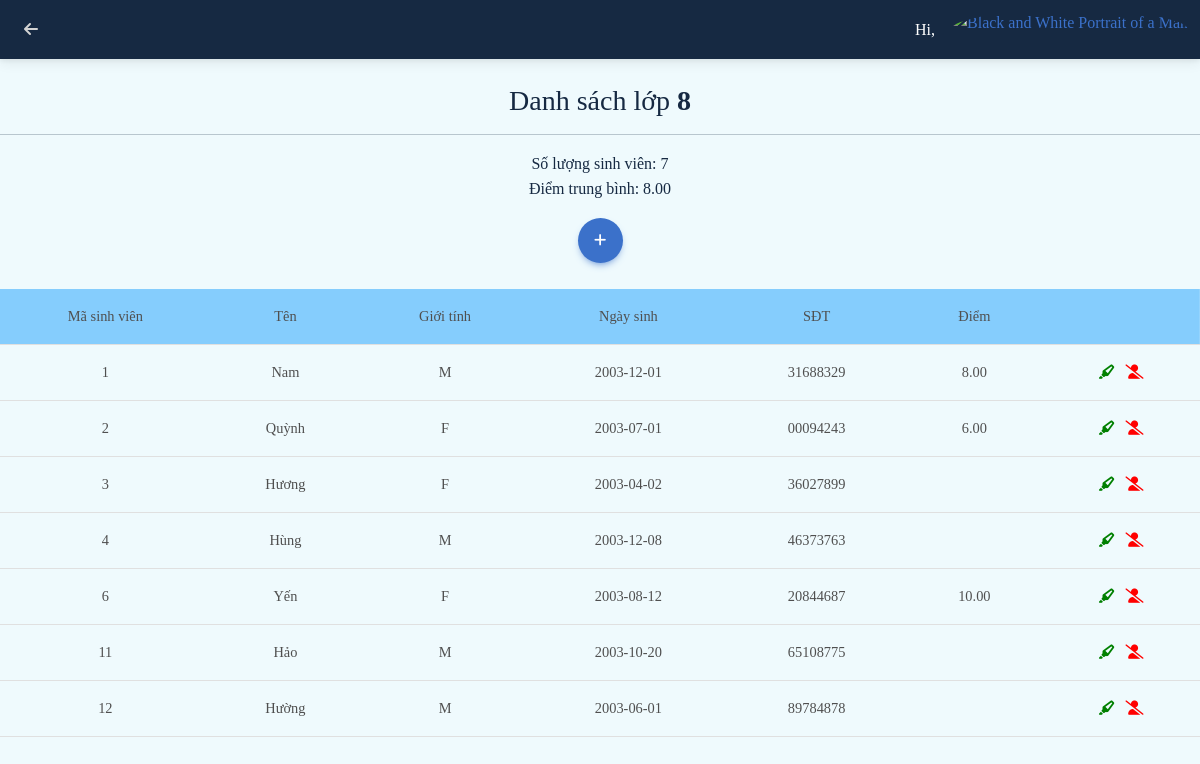
The app's page /viewclass.php?id=8 with its own data.
### tables this page shows
CREATE TABLE `student_class` (
  `id_student` int(11) DEFAULT NULL,
  `id_class` int(11) DEFAULT NULL,
  `mark` decimal(10,2) DEFAULT NULL
);

CREATE TABLE `student` (
  `id` int(11) NOT NULL,
  `name` varchar(30) DEFAULT NULL,
  `gender` char(1) DEFAULT NULL,
  `dob` date DEFAULT NULL,
  `phone` varchar(30) DEFAULT NULL,
  `gpa` decimal(10,2) DEFAULT NULL,
  `ranking` varchar(10) DEFAULT NULL
);

### viewclass.php (the view, shortened to what this page needs)
<?php
if(isset($_GET['id']) && !empty(trim($_GET['id'])))
{
  require_once 'includes/db_connection.php';
  $ClassID=trim($_GET['id']);
  $sql="SELECT * FROM student s
  JOIN student_class sc ON sc.id_student=s.id
  WHERE sc.id_class = " . $ClassID ."
  ORDER BY sc.id_student ASC;";
  $result=mysqli_query($conn, $sql);
}else
{
  echo "<h1>Something wrong bro...</h1>";
}
?>
<!DOCTYPE html>
<html lang="en">
<head>
  <link rel="stylesheet" href="https://cdnjs.cloudflare.com/ajax/libs/font-awesome/6.0.0/css/all.min.css" />
  <link rel="stylesheet" href="css/mdb.min.css" />
  <link rel="stylesheet" href="css/style.css">
</head>
<body>
<nav class="navbar navbar-expand-lg navbar-light bg-light" style="background: rgb(74,139,223);
background: radial-gradient(circle, rgba(74,139,223,1) 0%, rgba(22,41,66,1) 0%);">
  <div class="container-fluid">
    <div class="collapse navbar-collapse" id="navbarSupportedContent">
      <ul class="navbar-nav me-auto d-flex flex-row mt-3 mt-lg-0">
      <li class="nav-item text-center mx-2 mx-lg-1">
          <a class="nav-link left-link" aria-current="page" href="classlist.php">
            <div>
              <i class="fas fa-arrow-left"></i>
            </div>
          </a>
        </li>
      </ul>
    </div>
    <div class="d-flex align-items-center">
      <div style="color:white;"><?php echo "Hi, ".$_SESSION['username']."&nbsp;&nbsp;&nbsp;"; ?></div>
      <div class="dropdown">
        <a
          class="dropdown-toggle d-flex align-items-center hidden-arrow"
          href="#"
          id="navbarDropdownMenuAvatar"
          role="button"
          data-mdb-toggle="dropdown"
          aria-expanded="false"
        >
          <img
            src="https://mdbcdn.b-cdn.net/img/new/avatars/2.webp"
            class="rounded-circle"
            height="40"
            alt="Black and White Portrait of a Man"
            loading="lazy"
          />
        </a>
      </div>
    </div>
  </div>
</nav>
<br>
<div style="text-align: center; color:#162942"><h3 >Danh sách lớp <b><?php echo $ClassID; ?></b></h3>
<hr>
<p>
  <?php
  $query="SELECT COUNT(*) AS count, ROUND(AVG(mark), 2) AS average_mark FROM student_class WHERE id_class = '" . $ClassID ."'";
  $res = mysqli_query($conn, $query);
  $row = mysqli_fetch_array($res);
  echo "Số lượng sinh viên: ".$row["count"]."<br>
  Điểm trung bình: ".$row["average_mark"]."";
  ?>
</p>
<a class="btn btn-primary btn-lg btn-floating" role="button" href='addtoclass.php?' title="Thêm sinh viên vào lớp"><i class="fas fa-plus"></i></a>
</div>
<br>
<table class="table table-hover td">
  <thead>
    <tr style="background: rgb(133,205,253);
background: linear-gradient(45deg, rgba(133,205,253,1) 100%, rgba(255,120,164,0) 100%);">
      <th scope="col">Mã sinh viên</th>
      <th scope="col">Tên</th>
      <th scope="col">Giới tính</th>
      <th scope="col">Ngày sinh</th>
      <th scope="col">SĐT</th>
      <th scope="col">Điểm</th>
      <th scope="col"></th>
    </tr>
    </thead>
    <tbody>
<?php
while($row = mysqli_fetch_array($result))
{
  echo "<tr >
  <th scope='row'>" . $row["id"] . "</th>
  <td>" . $row["name"] . "</td>
  <td>" . $row["gender"] . "</td>
  <td>" . $row["dob"] . "</td>
  <td>" . $row["phone"] . "</td>
  <td>" . $row["mark"] . "</td>
  <td>
  <a href='mark.php?Stuid=" . $row['id']
  . "&Classid=".$ClassID."'title='Chấm điểm'>
  <span class='fas fa-highlighter' style='color: green'></span>&nbsp;&nbsp</a>
  <a href='kick.php?id=" . $row['id']
  . "'title='Xóa khỏi lớp'>
  <span class='fas fa-user-slash' style='color: red'></span></a>
  </tr>";
}
?>
</tbody>
</table>
</body>
</html>

### css/style.css (style rules this page uses)
* { font-family:Cambria, Cochin, Georgia, Times, 'Times New Roman', serif; }

### viewclass.php (style rules this page uses)
.left-link { color:#d3d3d3; transition: opacity 0.15s; }
.td { text-align: center; }
body { background: rgb(239,250,253); background: linear-gradient(90deg, rgba(239,250,253,1) 100%, rgba(74,139,223,1) 100%); }

### records on screen
student_class: id_student "1", id_student.name "Nam", id_student.gender "M", id_student.dob "2003-12-01", id_student.phone "31688329", mark "8.00"
student_class: id_student "2", id_student.name "Quỳnh", id_student.gender "F", id_student.dob "2003-07-01", id_student.phone "00094243", mark "6.00"
student_class: id_student "3", id_student.name "Hương", id_student.gender "F", id_student.dob "2003-04-02", id_student.phone "36027899"
student_class: id_student "4", id_student.name "Hùng", id_student.gender "M", id_student.dob "2003-12-08", id_student.phone "46373763"
student_class: id_student "6", id_student.name "Yến", id_student.gender "F", id_student.dob "2003-08-12", id_student.phone "20844687", mark "10.00"
student_class: id_student "11", id_student.name "Hảo", id_student.gender "M", id_student.dob "2003-10-20", id_student.phone "65108775"
student_class: id_student "12", id_student.name "Hường", id_student.gender "M", id_student.dob "2003-06-01", id_student.phone "89784878"

### other values on screen
$ClassID "8"
$row["count"] "7"
$row["average_mark"] "8.00"
